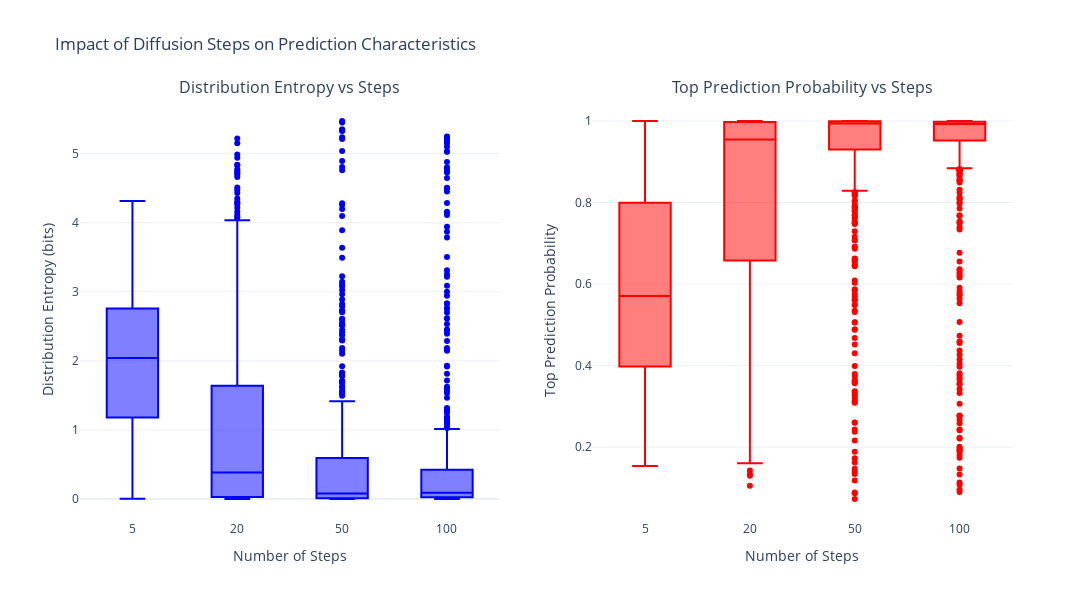

Notebook source saved alongside this figure:
### Code cell
def analyze_step_impact(model, step_counts=[5, 20, 50, 100], num_sequences=100, device='cpu'):
    import plotly.graph_objects as go
    from plotly.subplots import make_subplots
    
    results = {}
    
    # Run diffusion with different step counts
    for num_steps in step_counts:
        model.eval()
        
        # Get real lengths for sampling
        real_lengths = [len(x) for x in loaded_df['otu_arrays']]
        sampled_lengths = np.random.choice(real_lengths, size=num_sequences)
        max_sampled_length = max(sampled_lengths)

        with torch.no_grad():
            T = 1.0
            min_t = 0.001
            timesteps = torch.linspace(T, min_t, num_steps).to(device)
            dt = -(T-min_t)/len(timesteps)
            
            # Use same seed for fair comparison
            torch.manual_seed(42)
            sigma_T = torch.sqrt(torch.tensor(T))
            xt = sigma_T * torch.randn(num_sequences, max_sampled_length, model.embed_dim).to(device)
            
            mask = torch.zeros(num_sequences, max_sampled_length, dtype=bool).to(device)
            for i, length in enumerate(sampled_lengths):
                mask[i, length:] = True
            
            # Run diffusion
            for t in timesteps:
                t_batch = t.expand(num_sequences)
                logits = model(xt, mask, t_batch)
                expected_x0 = model.get_expected_embedding(logits)
                
                if t > min_t:
                    score = (expected_x0 - xt)/(t**2)
                    xt = xt - t * score * dt
            
            final_logits = model(xt, mask, torch.zeros(num_sequences).to(device))
            
            # Store results
            results[num_steps] = {
                'entropies': [],
                'top_probs': []
            }
            
            # Calculate metrics for each sequence
            for seq_idx in range(num_sequences):
                for pos in range(min(5, sampled_lengths[seq_idx])):
                    logits = final_logits[seq_idx, pos]
                    logits[0] = float('-inf')  # mask padding token
                    probs = F.softmax(logits, dim=-1)
                    
                    # Calculate entropy
                    entropy = -torch.sum(probs * torch.log2(probs + 1e-10))
                    results[num_steps]['entropies'].append(entropy.item())
                    
                    # Get top probability
                    top_prob = torch.max(probs).item()
                    results[num_steps]['top_probs'].append(top_prob)

    # Create plotly figure with subplots
    fig = make_subplots(
        rows=1, cols=2,
        subplot_titles=('Distribution Entropy vs Steps', 'Top Prediction Probability vs Steps'),
        horizontal_spacing=0.1
    )

    # Add box plots for entropy
    fig.add_trace(
        go.Box(
            y=[val for val in results[step_counts[0]]['entropies']],
            name=str(step_counts[0]),
            boxpoints='outliers',
            line_color='blue'
        ),
        row=1, col=1
    )

    for step in step_counts[1:]:
        fig.add_trace(
            go.Box(
                y=[val for val in results[step]['entropies']],
                name=str(step),
                boxpoints='outliers',
                line_color='blue'
            ),
            row=1, col=1
        )

    # Add box plots for top probabilities
    fig.add_trace(
        go.Box(
            y=[val for val in results[step_counts[0]]['top_probs']],
            name=str(step_counts[0]),
            boxpoints='outliers',
            line_color='red'
        ),
        row=1, col=2
    )

    for step in step_counts[1:]:
        fig.add_trace(
            go.Box(
                y=[val for val in results[step]['top_probs']],
                name=str(step),
                boxpoints='outliers',
                line_color='red'
            ),
            row=1, col=2
        )

    # Update layout
    fig.update_layout(
        title_text="Impact of Diffusion Steps on Prediction Characteristics",
        showlegend=False,
        width=1200,
        height=600,
        template='plotly_white'
    )

    # Update axes labels
    fig.update_xaxes(title_text="Number of Steps", row=1, col=1)
    fig.update_xaxes(title_text="Number of Steps", row=1, col=2)
    fig.update_yaxes(title_text="Distribution Entropy (bits)", row=1, col=1)
    fig.update_yaxes(title_text="Top Prediction Probability", row=1, col=2)

    # Show the plot
    fig.show()

    # Add summary statistics
    print("\nSummary Statistics:")
    for steps in step_counts:
        mean_entropy = np.mean(results[steps]['entropies'])
        mean_prob = np.mean(results[steps]['top_probs'])
        print(f"\nSteps: {steps}")
        print(f"Average Entropy: {mean_entropy:.4f} bits")
        print(f"Average Top Probability: {mean_prob:.4f}")

    return results, fig

# Run analysis
results, fig = analyze_step_impact(model0)

### Figure 1 — Plotly figure (JSON) as saved in the notebook; plotly's stock layout.template omitted (floating-point values rounded to 4 significant figures; data arrays with more than 128 entries replaced by an {"elided": "..."} marker saying what was removed)
{"data": [{"boxpoints": "outliers", "line": {"color": "blue"}, "name": "5", "type": "box", "xaxis": "x", "y": {"elided": "499 float values"}, "yaxis": "y"}, {"boxpoints": "outliers", "line": {"color": "blue"}, "name": "20", "type": "box", "xaxis": "x", "y": {"elided": "500 float values"}, "yaxis": "y"}, {"boxpoints": "outliers", "line": {"color": "blue"}, "name": "50", "type": "box", "xaxis": "x", "y": {"elided": "500 float values"}, "yaxis": "y"}, {"boxpoints": "outliers", "line": {"color": "blue"}, "name": "100", "type": "box", "xaxis": "x", "y": {"elided": "500 float values"}, "yaxis": "y"}, {"boxpoints": "outliers", "line": {"color": "red"}, "name": "5", "type": "box", "xaxis": "x2", "y": {"elided": "499 float values"}, "yaxis": "y2"}, {"boxpoints": "outliers", "line": {"color": "red"}, "name": "20", "type": "box", "xaxis": "x2", "y": {"elided": "500 float values"}, "yaxis": "y2"}, {"boxpoints": "outliers", "line": {"color": "red"}, "name": "50", "type": "box", "xaxis": "x2", "y": {"elided": "500 float values"}, "yaxis": "y2"}, {"boxpoints": "outliers", "line": {"color": "red"}, "name": "100", "type": "box", "xaxis": "x2", "y": {"elided": "500 float values"}, "yaxis": "y2"}], "layout": {"annotations": [{"font": {"size": 16}, "showarrow": false, "text": "Distribution Entropy vs Steps", "x": 0.225, "xanchor": "center", "xref": "paper", "y": 1, "yanchor": "bottom", "yref": "paper"}, {"font": {"size": 16}, "showarrow": false, "text": "Top Prediction Probability vs Steps", "x": 0.775, "xanchor": "center", "xref": "paper", "y": 1, "yanchor": "bottom", "yref": "paper"}], "height": 600, "showlegend": false, "title": {"text": "Impact of Diffusion Steps on Prediction Characteristics"}, "width": 1200, "xaxis": {"anchor": "y", "domain": [0, 0.45], "title": {"text": "Number of Steps"}}, "xaxis2": {"anchor": "y2", "domain": [0.55, 1], "title": {"text": "Number of Steps"}}, "yaxis": {"anchor": "x", "domain": [0, 1], "title": {"text": "Distribution Entropy (bits)"}}, "yaxis2": {"anchor": "x2", "domain": [0, 1], "title": {"text": "Top Prediction Probability"}}}}
